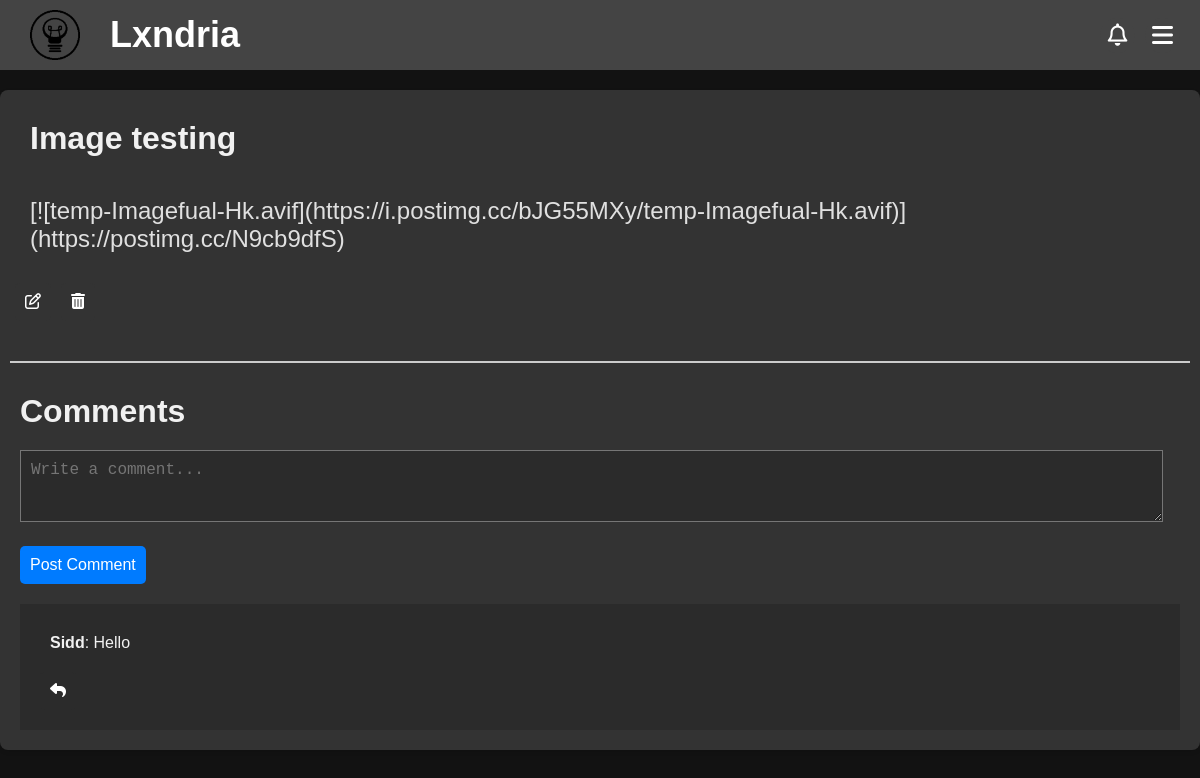
The app's page /discussion/8 (signed in), older data.
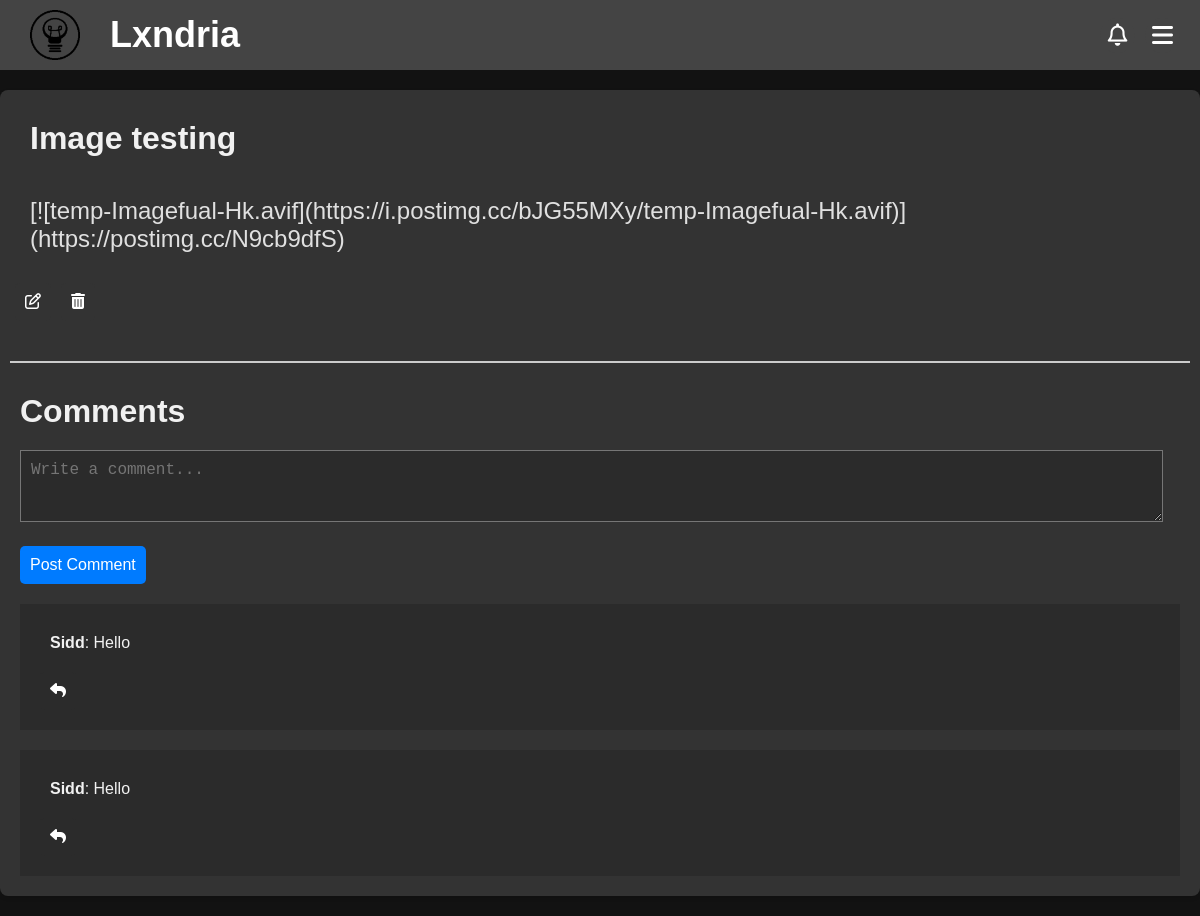
The same page, newer data.
### app/models.py (models this page shows, shortened)
class Discussion(db.Model):
    __tablename__ = "discussion"
    __table_args__ = {"extend_existing": True}
    id = db.Column(db.Integer, primary_key=True, autoincrement=True)
    title = db.Column(db.String(100), nullable=False)
    content = db.Column(db.Text, nullable=False)
    created_at = db.Column(db.DateTime, default=datetime.utcnow)
    updated_at = db.Column(db.DateTime, onupdate=datetime.utcnow)
    views = db.Column(db.Integer, default=0)
    author = db.Column(db.String(80), db.ForeignKey('user.username'))
    user = db.relationship('User', backref=db.backref('discussions', cascade="all, delete-orphan"))

class Comments(db.Model):
    __tablename__ = "comments"
    __table_args__ = {"extend_existing": True}
    id = db.Column(db.Integer, primary_key=True, autoincrement=True)
    parent_id = db.Column(db.VARCHAR(10), nullable=False)
    username = db.Column(db.String(80), db.ForeignKey('user.username'))
    user = db.relationship('User', backref=db.backref('comments', cascade="all, delete-orphan"))
    content = db.Column(db.Text, nullable=False)
    created_at = db.Column(db.DateTime, default=datetime.utcnow)
    updated_at = db.Column(db.DateTime, onupdate=datetime.utcnow)

### app/routes/discussion.py (the view)
@discussion_bp.route('/discussion/<int:discussion_id>')
def view_discussion(discussion_id):
    if not current_user.is_authenticated:
        flash("You need to login to view discussions!", "danger")
        return redirect(url_for('routes.auth.login'))
    discussion = Discussion.query.get(discussion_id)
    if current_user.username != discussion.user.username:
        try:
            discussion.views += 1
        except:
            discussion.views = 1
        bookmarked = Bookmarks.query.filter_by(username=current_user.username, discussion_id=discussion_id).first()
        db.session.commit()
    else:
        bookmarked = None
    form = CommentForm()
    comments = Comments.query.filter_by(parent_id = 'D'+str(discussion_id)).order_by(Comments.created_at).all()
    return render_template('discussion.html', discussion=discussion, comments=comments, form=form, bookmarked=bookmarked)

### app/forms.py
class CommentForm(FlaskForm):
    content = TextAreaField('Content', validators=[DataRequired()])
    submit = SubmitField('Post')

### app/routes/auth.py (called while the page is built)
@login_manager.user_loader
def load_user(user_id):
    return User.query.get(int(user_id))

### app/templates/discussion.html (shortened to what this page needs)
<!DOCTYPE html>
<html>
    <head>
    <link rel="stylesheet" href="https://cdnjs.cloudflare.com/ajax/libs/highlight.js/11.7.0/styles/github-dark.min.css">
    <link rel="stylesheet" href="https://cdnjs.cloudflare.com/ajax/libs/font-awesome/6.4.2/css/all.min.css">
    <link rel="stylesheet" href="{{url_for('static', filename='css/discussion.css')}}">
</head>
{%include 'banner.html'%}
  <body>
    <div class="discussion-container">
        <div class="discussion-header">
            <h1>{{discussion.title}}</h1>
        </div>
        <div class="discussion-content" id="output">
            {{discussion.content}}
        </div>
        {% if current_user and current_user.username == discussion.author %}
        <div class="discussion-footer">
            <a href="/discussion/{{discussion.id}}/edit"><button><i class="far fa-edit"></i></button></a>
            <a onclick="confirmDeletion(event, '{{discussion.id}}', '/discussion/')"><button><i class="fas fa-trash-alt"></i> </button></a>
        </div>
        {% endif %}
        <hr>
        <h1>Comments</h1>
        {% with post_id=discussion.id, post_type="D" %}
            {% include 'comments.html' %}
        {% endwith %}
    </div>
  </body>
</html>

### app/templates/banner.html (shortened to what this page needs)
<!DOCTYPE html>
<html>
<link rel="stylesheet" href="https://cdnjs.cloudflare.com/ajax/libs/font-awesome/6.4.2/css/all.min.css">
<link rel="stylesheet" href="{{url_for('static', filename='css/banner.css')}}">
<header class="banner">
    <div class="logo-container">
      <img src="{{url_for('static', filename='Images/logo.png')}}" alt="Logo" class="logo">
      <span class="site-name"><a href="/">Lxndria</span></div></a>
      <div class="menu-container">
        <button class="notif-button" onclick="toggleNotif()"><i class="far fa-bell"></i></button>
        <button class="menu-button" onclick="toggleMenu()"><i class="fas fa-bars"></i>
        </button>
    </div>
  </header>
</html>

### app/templates/comments.html (shortened to what this page needs)
<link rel="stylesheet" href="https://cdnjs.cloudflare.com/ajax/libs/font-awesome/6.4.2/css/all.min.css">
<div id="comment-form-container">
{% include 'comment-form.html' %}
</div>
{% for comment in comments %}
    {% if comment.parent_id == post_type ~ post_id|string%}
    <div class="comment" id="comment-{{ comment.id }}">
        <p><strong>{{ comment.username }}</strong>:
            {{ comment.content }}</p>
            {%if current_user.username == comment.username%}
            <button onclick="confirmDeletion(event, '{{comment.id}}', '/comment/')"><i class="fas fa-trash-alt"></i></button>
        {%else%}
        <button class="reply-button" data-username="{{ comment.username }}"><i class="fas fa-reply"></i></button>
        {%endif%}
    </div>
    {% endif %}
{% endfor %}

### app/templates/comment-form.html (shortened to what this page needs)
<link rel="stylesheet" href="{{url_for('static', filename='css/comments.css')}}">
<form id="comment-form" action="{{ url_for('routes.comments.handle_comment')}}" method="POST">
        <div id="content">
            {{ form.content(class="form-control", rows=40, cols=160, placeholder="Write a comment...") }}
        </div>
    <button type="submit">Post Comment</button>
</form>

### app/static/css/discussion.css (style rules this page uses)
.discussion-container { display: flex; flex-direction: column; max-width: 1200px; margin: 20px auto; padding: 10px; background-color: #333; box-shadow: 0 2px 4px rgba(0, 0, 0, 0.1); border-radius: 8px; color: #e0e0e0; }
.discussion-container h1 { font-size: 2rem; margin: 10px; background-color: #333; }
.discussion-container textarea { font-size: 1.5rem; margin:10px; width: 95%; height: 750px; background-color: #2b2b2b; color: #f1f1f1; padding: 10px; }
.discussion-container button { display: block; margin: 10px; padding: 10px; margin-bottom: 10px; margin-top: 10px; background-color: #007bff; color: #ffffff; border: none; border-radius: 5px; cursor: pointer; font-size: 1rem; transition: background-color 0.3s; }
.discussion-header { justify-content: left; align-self: left; font-size: 2rem; margin: 10px; background-color: #333; }
.discussion-header h1 { background-color: #333; align-self: left; }
.discussion-content { display: flex; background-color: #333 !important; flex-direction: column; margin: 10px; padding: 10px; color: #e0e0e0; font-size: 1.5rem; }
#output, #output p { background-color: #333 !important; color: #e0e0e0; font-size: 1.5rem; padding: 10px; margin: 10px; }
.discussion-footer button { display: block; margin: 5px; padding: 10px; margin-bottom: 10px; margin-top: 10px; background-color: #333; color: #ffffff; border: none; border-radius: 5px; cursor: pointer; font-size: 1rem; transition: background-color 0.3s; }
hr { border: none; height: 2px; background-color: #ccc; margin: 20px 0; }
.discussion-footer { display: flex; justify-content: left; margin-bottom: 10px; }

### app/static/css/banner.css (style rules this page uses)
body, h1, p { margin: 0; padding: 0; text-decoration: none; color: inherit; font-family: Arial, sans-serif; box-sizing: border-box; background-color: #121212; color: #f1f1f1; ; }
a { text-decoration: none; color: inherit; }
.banner { display: flex; justify-content: space-between; align-items: center; padding: 10px 10px; background-color: #444; color: white; position: sticky; top: 0; z-index: 1000; }
.logo-container { display: flex; align-items: center; }
.logo { width: 50px; height: 50px; margin-left: 20px; margin-right: 30px; }
.site-name { font-size: 2.25rem; font-family: 'Gill Sans', 'Gill Sans MT', Calibri, 'Trebuchet MS', sans-serif; font-weight: bold; }
.menu-container { position: relative; display: flex; }
.menu-button { padding: 15px; margin-right: 10px; background-color: #444; color: white; border: none; cursor: pointer; border-radius: 50%; width: 35px; height: 35px; text-align: center; font-size: 1.5rem; line-height: 1; display: flex; justify-content: center; align-items: center; }
.notif-button { padding: 15px; margin-right: 10px; background-color: #444; color: white; border: none; cursor: pointer; border-radius: 50%; width: 35px; height: 35px; text-align: center; font-size: 1.4rem; line-height: 1; display: flex; justify-content: center; align-items: center; }

### app/static/css/comments.css (style rules this page uses)
#comment-form textarea { font-size: 1rem; margin:10px; width: 95%; height: 50px; background-color: #2b2b2b; color: #f1f1f1; padding: 10px; }
.comment, .comment p { background-color: #2b2b2b; font-size: 1rem; color: #f1f1f1; padding: 10px; margin: 10px; }
.comment button { background-color: #2b2b2b; }

Row changes from the older to the newer data that the page shows:
added Comments: username "Sidd", content "Hello"
